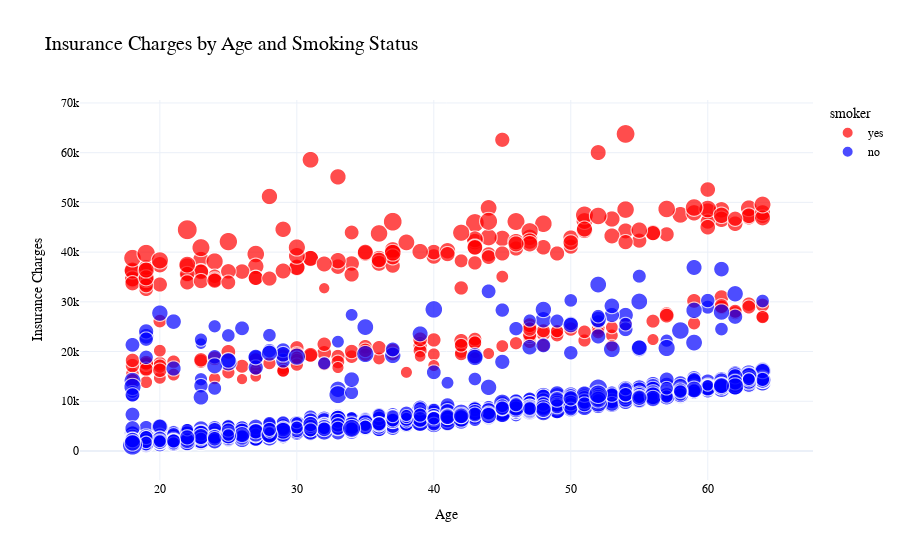

The cell this chart's notebook holds for it:
### Code cell
fig = px.scatter(
    df,
    x='age',
    y='charges',
    color='smoker',  # Categorical column
    color_discrete_map={'yes': 'red', 'no': 'blue'},  # Custom colors
    size='bmi',  # Marker size based on BMI
    opacity=0.7,  # Transparency
    title='Insurance Charges by Age and Smoking Status',
    labels={'age': 'Age', 'charges': 'Insurance Charges'},
    template='plotly_white'
)

# Customize layout
fig.update_layout(
    title_font_size=20,
    xaxis_title='Age',
    yaxis_title='Insurance Charges',
    font=dict(family='Arial', size=12, color='black')
)
fig.show()

### Figure 1 — Plotly figure (JSON) as saved in the notebook; plotly's stock layout.template omitted (floating-point values rounded to 4 significant figures; data arrays with more than 128 entries replaced by an {"elided": "..."} marker saying what was removed)
{"data": [{"hovertemplate": "smoker=yes<br>Age=%{x}<br>Insurance Charges=%{y}<br>bmi=%{marker.size}<extra></extra>", "legendgroup": "yes", "marker": {"color": "red", "opacity": 0.7, "size": {"elided": "274 float values"}, "sizemode": "area", "sizeref": 0.1328, "symbol": "circle"}, "mode": "markers", "name": "yes", "showlegend": true, "type": "scattergl", "x": {"elided": "274 int values"}, "xaxis": "x", "y": {"elided": "274 float values"}, "yaxis": "y"}, {"hovertemplate": "smoker=no<br>Age=%{x}<br>Insurance Charges=%{y}<br>bmi=%{marker.size}<extra></extra>", "legendgroup": "no", "marker": {"color": "blue", "opacity": 0.7, "size": {"elided": "1064 float values"}, "sizemode": "area", "sizeref": 0.1328, "symbol": "circle"}, "mode": "markers", "name": "no", "showlegend": true, "type": "scattergl", "x": {"elided": "1064 int values"}, "xaxis": "x", "y": {"elided": "1064 float values"}, "yaxis": "y"}], "layout": {"font": {"color": "black", "family": "Arial", "size": 12}, "legend": {"itemsizing": "constant", "title": {"text": "smoker"}, "tracegroupgap": 0}, "title": {"font": {"size": 20}, "text": "Insurance Charges by Age and Smoking Status"}, "xaxis": {"anchor": "y", "domain": [0, 1], "title": {"text": "Age"}}, "yaxis": {"anchor": "x", "domain": [0, 1], "title": {"text": "Insurance Charges"}}}}
